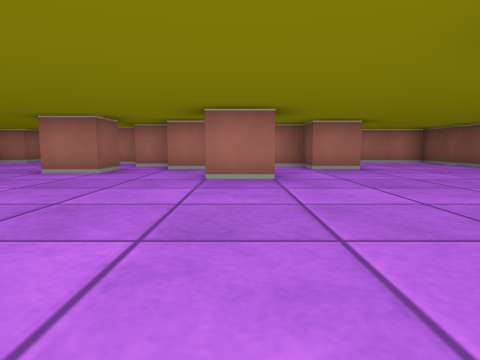
view 1 (above)

23 first-person views from a walk through a cub3D level. The camera is about half as high as the walls, tilts 6° down and sees 75° across. The floor is counted in squares. Each view is taken from the middle of a square. On the plan, view 1 faces up. The plan holds only what a view shows up to about 9 squares ahead; the rest is blank.

view 2
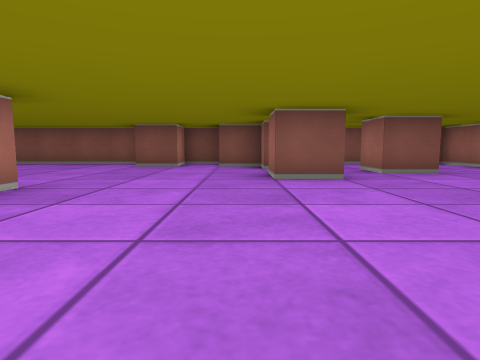

view 3
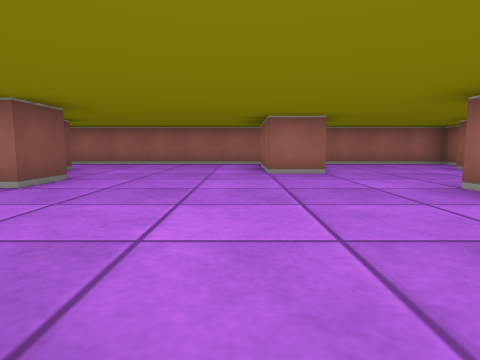

view 4
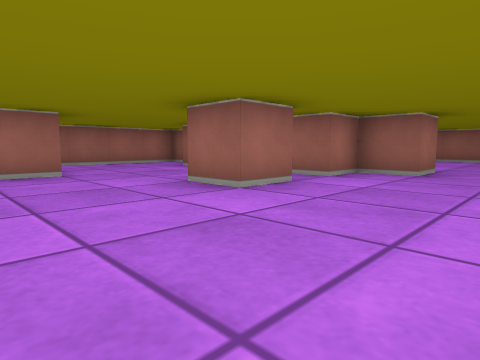

view 5
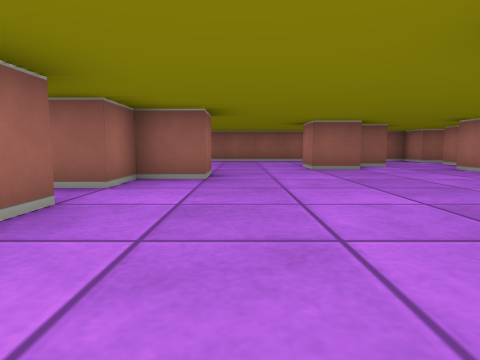

view 6
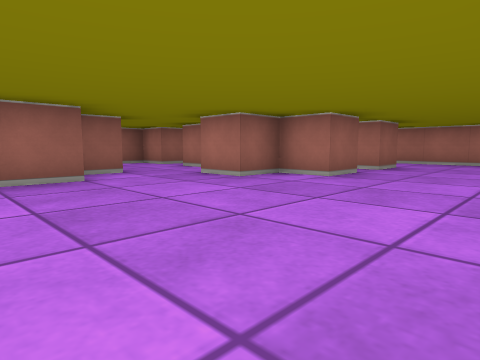

view 7
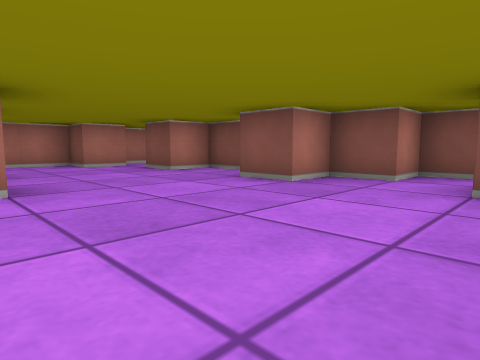

view 8
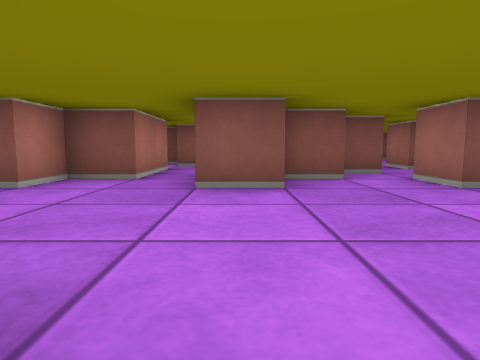

view 9
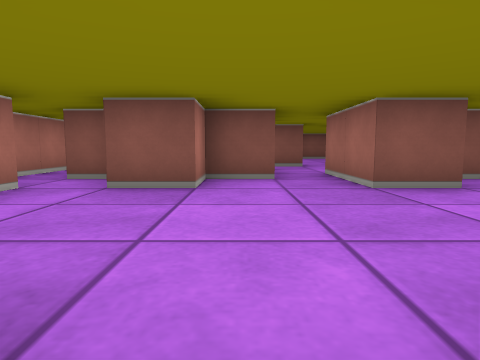

view 10
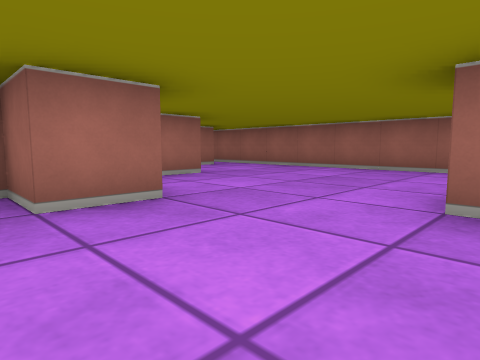

view 11
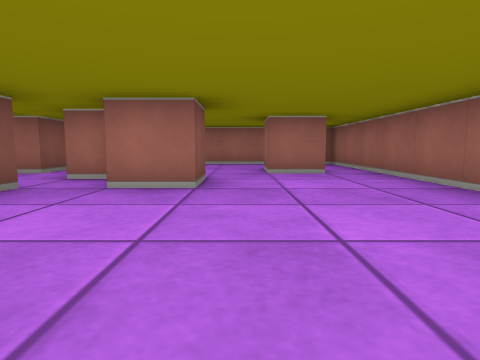

view 12
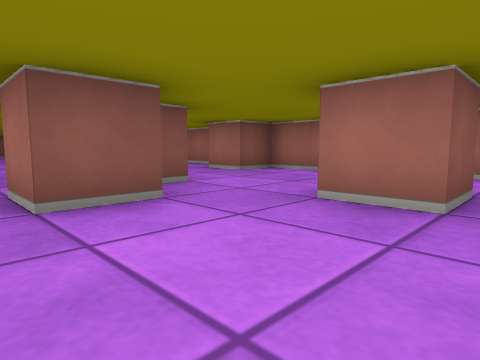

view 13
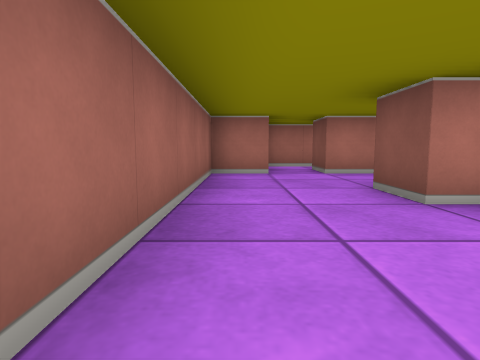

view 14
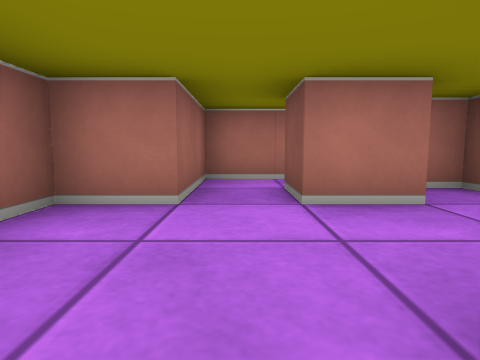

view 15
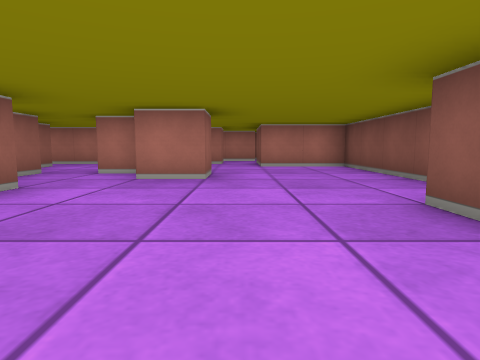

view 16
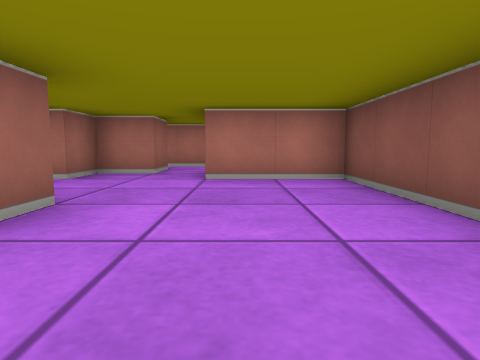

view 17
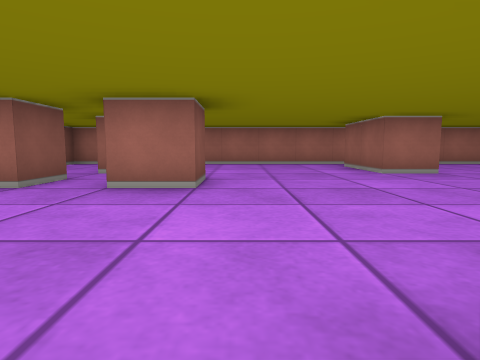

view 18
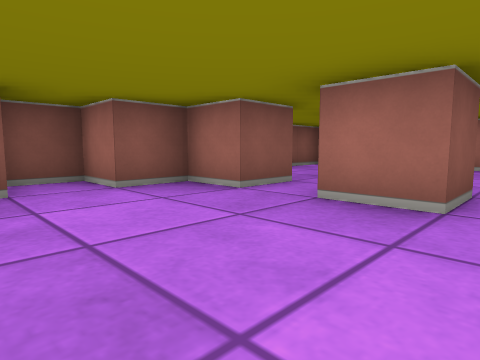

view 19
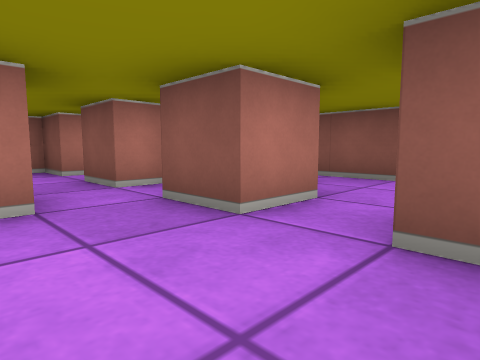

view 20
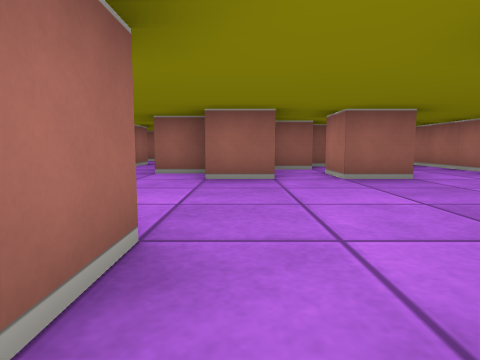

view 21
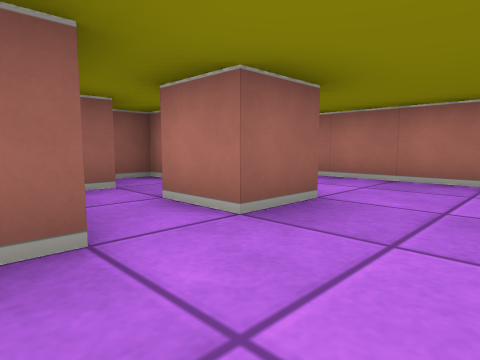

view 22
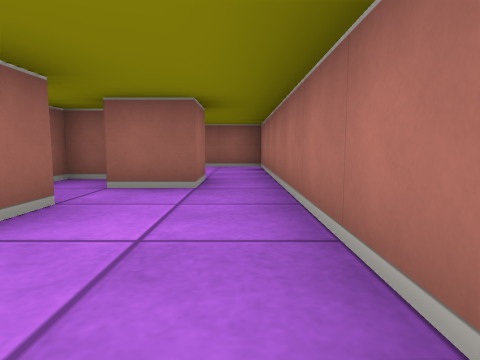

view 23
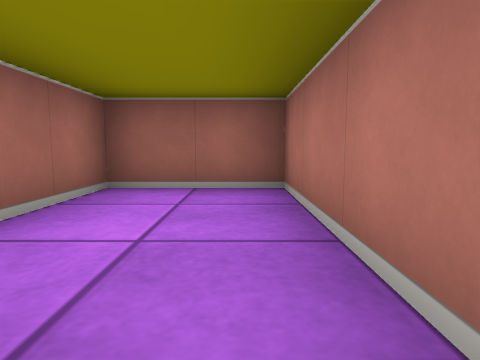

### Floor plan
Key: @ floor where view 1 was taken; # wall or solid block; . floor.
Columns run from 13 left of view 1 to 6 right of it. Each row starts with its distance up from view 1.
 15 ###############
 14 #........#....##
 13 #...#......# ..##
 12 #####.#...## .##.
 11 ##..#......##..#.#
 10 ##.####.......##.###
  9 #....#....##.......#
  8 #..........#..#....#
  7 #..#.......##.##...#
  6 #..##.....#........#
  5 #............#.....#
  4 #.................##
  3 #.....#............#
  2 #.....##.#........##
  1 #...#..........#.##
  0 #...##.......@....
 -1 #.#....#...#....#..#
 -2 #..........#.......#
 -3 #.....#............#
 -4 ####################

Where each view was taken, in squares from view 1:
view 1: 0 up, 0 right, facing up
view 2: 2 up, 3 left, facing right
view 3: 5 up, 1 left, facing down
view 4: 5 up, 1 left, facing down-left
view 5: 4 up, 2 left, facing left
view 6: 5 up, 4 left, facing up-left
view 7: 6 up, 7 left, facing up-right
view 8: 9 up, 7 left, facing right
view 9: 11 up, 7 left, facing right
view 10: 6 up, 6 left, facing down-left
view 11: 5 up, 10 left, facing down
view 12: 2 up, 12 left, facing down-right
view 13: 4 up, 12 left, facing up
view 14: 7 up, 11 left, facing up
view 15: 2 up, 3 right, facing up
view 16: 5 up, 4 right, facing up
view 17: 5 up, 1 right, facing down
view 18: 4 up, 1 right, facing down-right
view 19: 8 up, 1 left, facing up-right
view 20: 10 up, 2 left, facing left
view 21: 10 up, 5 left, facing up-left
view 22: 14 up, 5 left, facing left
view 23: 14 up, 9 left, facing left
